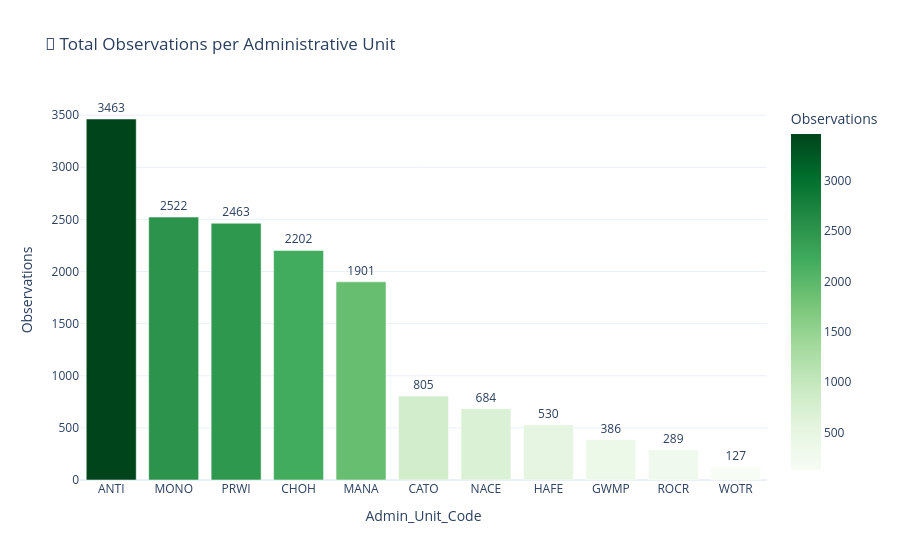

Source (notebook cell):
### Markdown cell above
### 4.2 Spatial Analysis

### Code cell
# ── Observations per Admin Unit ──
admin_obs = df.groupby('Admin_Unit_Code').size().reset_index(name='Observations')
admin_obs['Park_Name'] = admin_obs['Admin_Unit_Code'].map(UNIT_NAMES)
admin_obs.sort_values('Observations', ascending=False, inplace=True)

fig = px.bar(admin_obs, x='Admin_Unit_Code', y='Observations',
             text='Observations', color='Observations',
             color_continuous_scale='Greens',
             hover_data=['Park_Name'],
             title='📍 Total Observations per Administrative Unit',
             template='plotly_white')
fig.update_traces(textposition='outside')
fig.show()

### Figure 1 — Plotly figure (JSON) as saved in the notebook; plotly's stock layout.template omitted (floating-point values rounded to 4 significant figures)
{"data": [{"customdata": [["Antietam National Battlefield"], ["Monocacy National Battlefield"], ["Prince William Forest Park"], ["Chesapeake & Ohio Canal NHP"], ["Manassas National Battlefield Park"], ["Catoctin Mountain Park"], ["National Capital East Parks"], ["Harpers Ferry NHP"], ["George Washington Memorial Parkway"], ["Rock Creek Park"], ["Wolf Trap National Park"]], "hovertemplate": "Admin_Unit_Code=%{x}<br>Observations=%{marker.color}<br>Park_Name=%{customdata[0]}<extra></extra>", "legendgroup": "", "marker": {"color": [3463, 2522, 2463, 2202, 1901, 805, 684, 530, 386, 289, 127], "coloraxis": "coloraxis", "pattern": {"shape": ""}}, "name": "", "orientation": "v", "showlegend": false, "text": [3463.0, 2522.0, 2463.0, 2202.0, 1901.0, 805.0, 684.0, 530.0, 386.0, 289.0, 127.0], "textposition": "outside", "type": "bar", "x": ["ANTI", "MONO", "PRWI", "CHOH", "MANA", "CATO", "NACE", "HAFE", "GWMP", "ROCR", "WOTR"], "xaxis": "x", "y": [3463, 2522, 2463, 2202, 1901, 805, 684, 530, 386, 289, 127], "yaxis": "y"}], "layout": {"barmode": "relative", "coloraxis": {"autocolorscale": false, "colorbar": {"title": {"text": "Observations"}}, "colorscale": [[0.0, "rgb(247,252,245)"], [0.125, "rgb(229,245,224)"], [0.25, "rgb(199,233,192)"], [0.375, "rgb(161,217,155)"], [0.5, "rgb(116,196,118)"], [0.625, "rgb(65,171,93)"], [0.75, "rgb(35,139,69)"], [0.875, "rgb(0,109,44)"], [1.0, "rgb(0,68,27)"]]}, "legend": {"tracegroupgap": 0}, "title": {"text": "📍 Total Observations per Administrative Unit"}, "xaxis": {"anchor": "y", "domain": [0.0, 1.0], "title": {"text": "Admin_Unit_Code"}}, "yaxis": {"anchor": "x", "domain": [0.0, 1.0], "title": {"text": "Observations"}}}}
